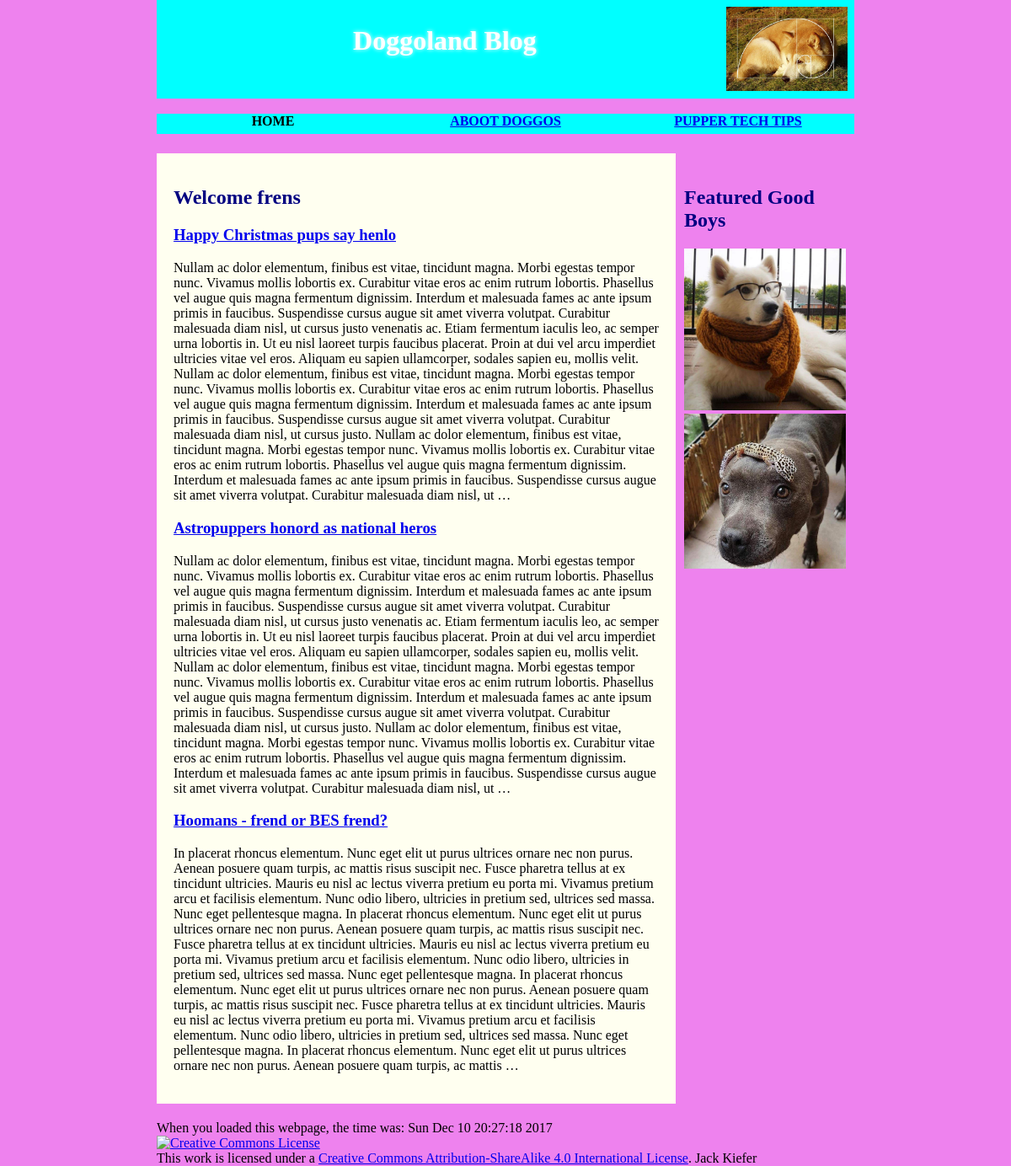
Screenshot of /blog/ with the database file from the repository.
### blog/models.py (models this page shows, shortened)
class Blog(models.Model):
    title = models.CharField(max_length=200)
    author_name = models.CharField(max_length=50)
    content = models.TextField(max_length = 2000)
    posted_date = models.DateTimeField('date posted')

### blog/views.py (the view)
def index(request):
    curTime = time.strftime("%c")
    latest_blog_list = Blog.objects.order_by('-posted_date')[:3]
    template = loader.get_template('blog/index.html')
    context = {
        'latest_blog_list': latest_blog_list,
        'curTime': curTime,
    }
    return HttpResponse(template.render(context,request))

### blog/templates/blog/index.html (shortened to what this page needs)
{% load static %}
<!DOCTYPE html>
<html lang="en">
    <head>
        <link rel="stylesheet" type="text/css" href="{% static 'blog/style.css' %}">
    </head>
    <body>
    <header>
        <h1> Doggoland Blog </h1>
        <img src="{% static 'blog/fibbonaci.jpg'%}" alt="f i b b o n a c i  b o y e" />
    </header>
    <nav>
      <ul>
        <li><span>Home</span></li>
        <li><a href="aboot.html">Aboot doggos</a></li>
        <li><a href="tech.html">Pupper Tech Tips</a></li>
      </ul>
    </nav>
    <main>
      <article>
      {% if latest_blog_list %}
      <h2> Welcome frens </h2>
        {% for blog in latest_blog_list %}
        <section>
          <h3><a href="{% url 'blog:detail' blog.id %}">{{ blog.title }}</a></h3>
          <p>
          {{ blog.content | truncatewords:200 }}
          </p>
        </section>
        {% endfor %}
      {% else %}
      <p> No blogs! No mames!</p>
      {% endif %}
      </article>
      <aside>
        <h2>Featured Good Boys</h2>
        <a href="{% static 'blog/hipster.jpg' %}"><img src="{% static 'blog/hipster.jpg' %}" alt="Distinguished scarf doggo"></a>
        <a href="{% static 'blog/smolfren.jpg' %}"><img src="{% static 'blog/smolfren.jpg' %}" alt="Doggo with smol fren"></a>
      </aside>
    </main>
    <footer>
    When you loaded this webpage, the time was: {{ curTime }}
    <br/>
    <a rel="license" href="http://creativecommons.org/licenses/by-sa/4.0/"><img alt="Creative Commons License" style="border-width:0" src="https://i.creativecommons.org/l/by-sa/4.0/88x31.png" /></a><br />This work is licensed under a <a rel="license" href="http://creativecommons.org/licenses/by-sa/4.0/">Creative Commons Attribution-ShareAlike 4.0 International License</a>. Jack Kiefer
    </footer>
   </body>
</html>

### blog/static/blog/style.css (style rules this page uses)
html { margin: 0; padding: 0; }
body { margin: 0; padding: 0; background-color: violet; width: 69%; margin: 0 auto; }
h1, h2, h3 { font-family: cursive; }
header { margin-bottom: 15px; display: flex; padding: 1%; background-color: cyan; }
header img { display: block; height: 100px; }
h1 { flex: 5; font-size: 2em; text-align: center; text-shadow: 0px 0px 5px white; color: white; }
h2 { color: navy; }
nav { height: 30px; display: flex; flex: 100%; }
nav ul { display: flex; flex: 2; list-style-type: none; padding: 0; margin: 3px auto; background-color: cyan; }
nav li { text-align: center; display: inline; flex: 1; }
nav a, nav span { display: inline-block; height: 20px; font-weight: bold; text-transform: uppercase; }
main { display: flex; margin: 20px auto; }
article { flex: 3; padding: 20px 20px 20px 20px; background-color: #FFFFF0; }
aside { flex: 1; margin: 10px auto; padding: 10px 10px 10px 10px; }
aside img { max-width: 100%; }

### rows the page displays
Blog: title "Happy Christmas pups say henlo", content "Nullam ac dolor elementum, finibus est vitae, tincidunt magna. Morbi egestas tempor nunc. Vivamus mollis lobortis ex. Curabitur vitae eros ac enim rutrum lobortis. Phasellus vel augue quis magna fermentum dignissim. Interdum et malesuada fames ac ante ipsum primis in faucibus. Suspendisse cursus augue sit amet viverra volutpat. Curabitur malesuada diam nisl, ut cursus justo venenatis ac. Etiam fermentum iaculis leo, ac semper urna lobortis in. Ut eu nisl laoreet turpis faucibus placerat. Proin at dui vel arcu imperdiet ultricies vitae vel eros. Aliquam eu sapien ullamcorper, sodales sapien eu, mollis velit. Nullam ac dolor elementum, finibus est vitae, tincidunt magna. Morbi egestas tempor…"
Blog: title "Astropuppers honord as national heros", content "Nullam ac dolor elementum, finibus est vitae, tincidunt magna. Morbi egestas tempor nunc. Vivamus mollis lobortis ex. Curabitur vitae eros ac enim rutrum lobortis. Phasellus vel augue quis magna fermentum dignissim. Interdum et malesuada fames ac ante ipsum primis in faucibus. Suspendisse cursus augue sit amet viverra volutpat. Curabitur malesuada diam nisl, ut cursus justo venenatis ac. Etiam fermentum iaculis leo, ac semper urna lobortis in. Ut eu nisl laoreet turpis faucibus placerat. Proin at dui vel arcu imperdiet ultricies vitae vel eros. Aliquam eu sapien ullamcorper, sodales sapien eu, mollis velit. Nullam ac dolor elementum, finibus est vitae, tincidunt magna. Morbi egestas tempor…"
Blog: title "Hoomans - frend or BES frend?", content "In placerat rhoncus elementum. Nunc eget elit ut purus ultrices ornare nec non purus. Aenean posuere quam turpis, ac mattis risus suscipit nec. Fusce pharetra tellus at ex tincidunt ultricies. Mauris eu nisl ac lectus viverra pretium eu porta mi. Vivamus pretium arcu et facilisis elementum. Nunc odio libero, ultricies in pretium sed, ultrices sed massa. Nunc eget pellentesque magna. In placerat rhoncus elementum. Nunc eget elit ut purus ultrices ornare nec non purus. Aenean posuere quam turpis, ac mattis risus suscipit nec. Fusce pharetra tellus at ex tincidunt ultricies. Mauris eu nisl ac lectus viverra pretium eu porta mi. Vivamus pretium arcu et facilisis elementum. Nunc odio libero,…"

### other values shown
{{ curTime }} "Sun Dec 10 20:27:18 2017"
